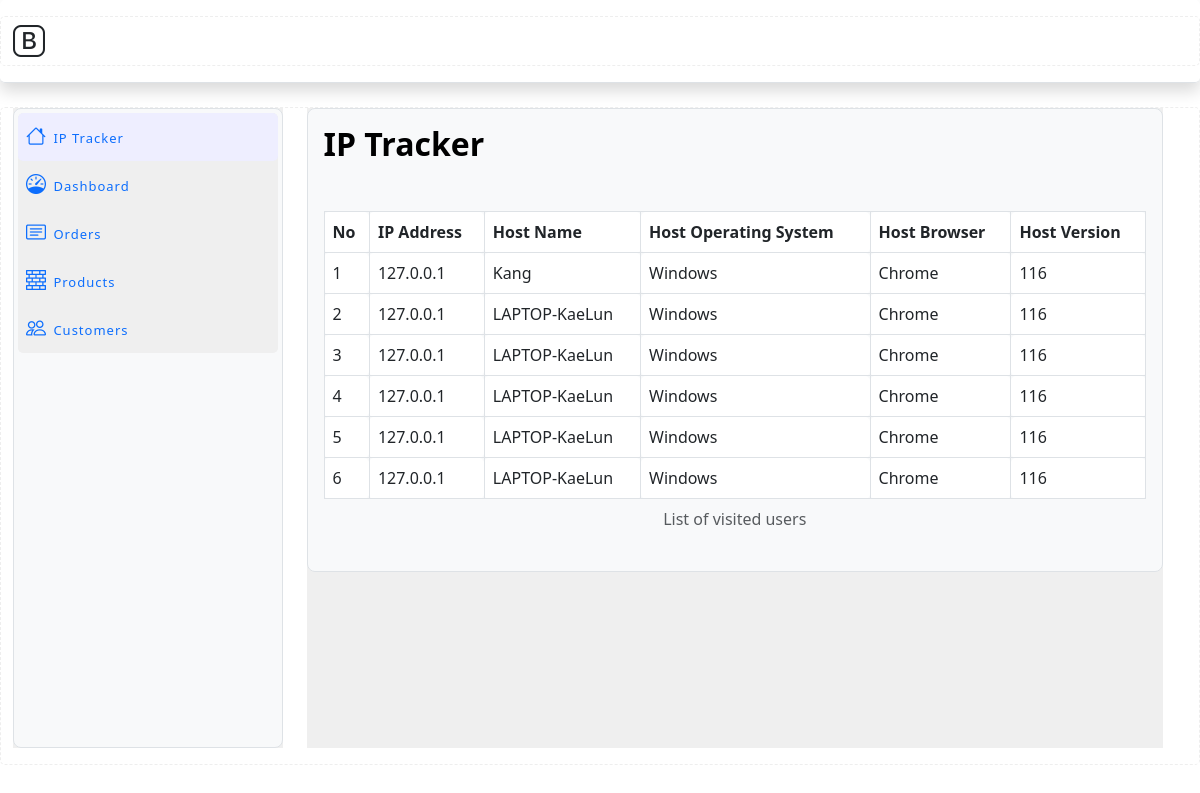
The page /admin on the database its author committed.
### app.py (models this page shows, shortened)
class ipTracker(db.Model):
    __tablename__ = "ipTracker"
    id = db.Column(db.Integer, primary_key=True)
    userIPAddr = db.Column(db.String(128), nullable=False)
    userDeviceName = db.Column(db.String(128), nullable=False)
    userBrowserType = db.Column(db.String(128), nullable=False)
    userPlatform = db.Column(db.String(128), nullable=False)
    userBrowserVersion = db.Column(db.String(128), nullable=False)

### app.py (the view)
@app.route('/admin')
def admin():
    userIP = ipTracker.query.all()
    return render_template('admin.html', userIP = userIP)

### templates/admin.html (shortened to what this page needs)
<!DOCTYPE html>
<html lang="en">
  <head>
    <link
      rel="stylesheet"
      href="https://cdnjs.cloudflare.com/ajax/libs/font-awesome/4.7.0/css/font-awesome.min.css"
    />
    <link
      href="{{ url_for('static', filename='assets/vendor/aos/aos.css')}}"
      rel="stylesheet"
    />
    <link
      href="{{ url_for('static', filename='assets/vendor/bootstrap/css/bootstrap.min.css')}}"
      rel="stylesheet"
    />
    <link
      href="{{ url_for('static', filename='assets/vendor/bootstrap-icons/bootstrap-icons.css')}}"
      rel="stylesheet"
    />
    <link
      href="{{ url_for('static', filename='assets/vendor/glightbox/css/glightbox.min.css')}}"
      rel="stylesheet"
    />
    <link
      href="{{ url_for('static', filename='assets/vendor/swiper/swiper-bundle.min.css')}}"
      rel="stylesheet"
    />
    <link
      href="{{ url_for('static', filename='assets/css/style.css')}}"
      rel="stylesheet"
    />
  </head>
  <body>
    <header class="py-3 mb-4 border-bottom shadow">
      <div class="container-fluid align-items-center d-flex">
        <div class="flex-shrink-1">
          <a
            href="#"
            class="d-flex align-items-center col-lg-4 mb-2 mb-lg-0 link-dark text-decoration-none"
          >
            <i class="bi bi-bootstrap fs-2 text-dark"></i>
          </a>
        </div>
      </div>
    </header>
    <div
      class="container-fluid pb-3 flex-grow-1 d-flex flex-column flex-sm-row overflow-auto"
    >
      <div class="row flex-grow-sm-1 flex-grow-0 w-100">
        <aside
          class="col-sm-3 flex-grow-sm-1 flex-shrink-1 flex-grow-0 sticky-top pb-sm-0 pb-3"
        >
          <div class="bg-light border rounded-3 p-1 h-100 sticky-top">
            <ul
              class="nav nav-pills flex-sm-column flex-row mb-auto justify-content-between text-truncate"
            >
              <li class="nav-item">
                <a href="#" class="nav-link px-2 text-truncate">
                  <i class="bi bi-house fs-5"></i>
                  <span class="d-none d-sm-inline">IP Tracker</span>
                </a>
              </li>
              <li>
                <a href="#" class="nav-link px-2 text-truncate">
                  <i class="bi bi-speedometer fs-5"></i>
                  <span class="d-none d-sm-inline">Dashboard</span>
                </a>
              </li>
              <li>
                <a href="#" class="nav-link px-2 text-truncate"
                  ><i class="bi bi-card-text fs-5"></i>
                  <span class="d-none d-sm-inline">Orders</span>
                </a>
              </li>
              <li>
                <a href="#" class="nav-link px-2 text-truncate"
                  ><i class="bi bi-bricks fs-5"></i>
                  <span class="d-none d-sm-inline">Products</span>
                </a>
              </li>
              <li>
                <a href="#" class="nav-link px-2 text-truncate"
                  ><i class="bi bi-people fs-5"></i>
                  <span class="d-none d-sm-inline">Customers</span>
                </a>
              </li>
            </ul>
          </div>
        </aside>
        <main class="col overflow-auto h-100">
          <div class="bg-light border rounded-3 p-3">
            <h2>IP Tracker</h2>
            <table class="table table-hover table-bordered table-responsive mt-5">
              <caption class="text-center">List of visited users</caption>
              <thead>
                <th>No</th>
                <th>IP Address</th>
                <th>Host Name</th>
                <th>Host Operating System</th>
                <th>Host Browser</th>
                <th>Host Version</th>
              </thead>
              <tbody>
                {% for ip in userIP %}
                <tr>
                  <td>{{ip.id}}</td>
                  <td>{{ip.userIPAddr}}</td>
                  <td>{{ip.userDeviceName}}</td>
                  <td>{{ip.userPlatform}}</td>
                  <td>{{ip.userBrowserType}}</td>
                  <td>{{ip.userBrowserVersion}}</td>
                </tr>
                {% endfor %}
              </tbody>
            </table>
          </div>
        </main>
      </div>
    </div>
  </body>
</html>

### static/assets/css/style.css (style rules this page uses)
body { background-color: #fff; color: #333; }
h1, h2, h3, h4, h5, h6 { margin: 0; }
h2 { color: #000; font-weight: 600; }
a { letter-spacing: 2px; text-decoration: none; color: #EBA200; }
ul { letter-spacing: 1px; }
li { color: #626262; font-size: 13px; font-weight: 400; letter-spacing: 2px; line-height: 30px; text-transform: capitalize; }
span { letter-spacing: 1px; }

### templates/admin.html (style rules this page uses)
* { border-radius: 5px; }
main { min-height: 80vh; }
[class*="container"] { border: 1px dashed #eee; background-clip: content-box; }
.row [class*="col"] { background-color: #efefef; background-clip: content-box; }
.nav-item { background-color: #eeeeff; background-clip: content-box; }

### rows shown on the page
ipTracker: id "1", userIPAddr "127.0.0.1", userDeviceName "Kang", userPlatform "Windows", userBrowserType "Chrome", userBrowserVersion "116"
ipTracker: id "2", userIPAddr "127.0.0.1", userDeviceName "LAPTOP-KaeLun", userPlatform "Windows", userBrowserType "Chrome", userBrowserVersion "116"
ipTracker: id "3", userIPAddr "127.0.0.1", userDeviceName "LAPTOP-KaeLun", userPlatform "Windows", userBrowserType "Chrome", userBrowserVersion "116"
ipTracker: id "4", userIPAddr "127.0.0.1", userDeviceName "LAPTOP-KaeLun", userPlatform "Windows", userBrowserType "Chrome", userBrowserVersion "116"
ipTracker: id "5", userIPAddr "127.0.0.1", userDeviceName "LAPTOP-KaeLun", userPlatform "Windows", userBrowserType "Chrome", userBrowserVersion "116"
ipTracker: id "6", userIPAddr "127.0.0.1", userDeviceName "LAPTOP-KaeLun", userPlatform "Windows", userBrowserType "Chrome", userBrowserVersion "116"
